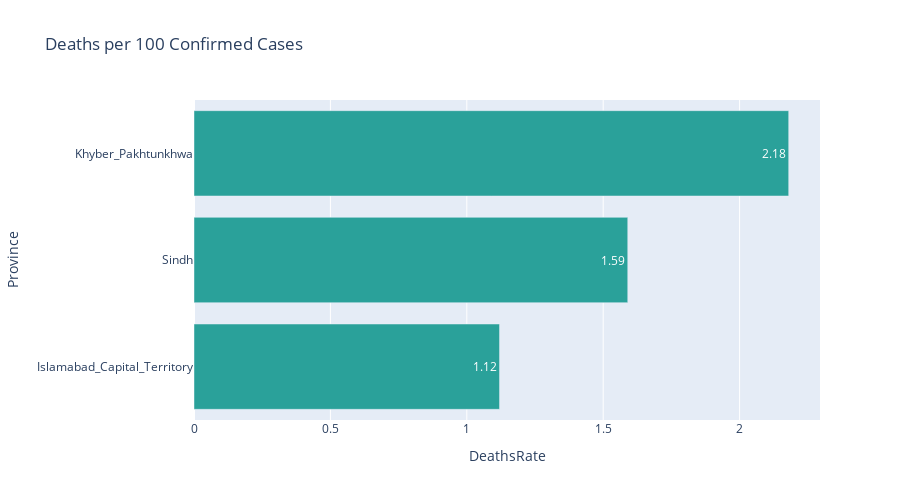

The code cell stored with this chart in its notebook:
### Code cell
fig = px.bar(temp.sort_values(by="DeathsRate", ascending=False)[:10][::-1],
             x = 'DeathsRate', y = 'Province', 
             title='Deaths per 100 Confirmed Cases', text='DeathsRate', height=500, orientation='h',
             color_discrete_sequence=['#2aa19a']
            )
fig.show()

### Figure 1 — Plotly figure (JSON) as saved in the notebook; plotly's stock layout.template omitted (floating-point values rounded to 4 significant figures)
{"data": [{"alignmentgroup": "True", "hovertemplate": "DeathsRate=%{text}<br>Province=%{y}<extra></extra>", "legendgroup": "", "marker": {"color": "#2aa19a"}, "name": "", "offsetgroup": "", "orientation": "h", "showlegend": false, "text": [1.12, 1.59, 2.18], "textposition": "auto", "type": "bar", "x": [1.12, 1.59, 2.18], "xaxis": "x", "y": ["Islamabad_Capital_Territory", "Sindh", "Khyber_Pakhtunkhwa"], "yaxis": "y"}], "layout": {"barmode": "relative", "height": 500, "legend": {"tracegroupgap": 0}, "title": {"text": "Deaths per 100 Confirmed Cases"}, "xaxis": {"anchor": "y", "domain": [0, 1], "title": {"text": "DeathsRate"}}, "yaxis": {"anchor": "x", "domain": [0, 1], "title": {"text": "Province"}}}}
